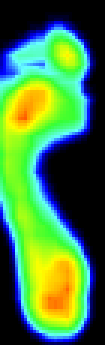
#> input picture finalMergeCode/Segemtation/demo/demo0.bmp, 35 x 115 px (shown 3 times larger)
$ jupyter execute developingContourOfAnImage.ipynb
#> lines starting #> are read from the running program, lines starting #| are printed output that depends on the picture; after the words box and inside, x2 and y2 are one past the last pixel; in counts of white or black regions, pixels touching at a corner belong together
# PHASE 2

## Segmentation
### In this process we have taken the preprocessed cumulative foot pressure images and have successfully applied contour detection technique on it. The Resulted image       is in gray scale with continuous point joined,seperating the black background from it .

## I. Library Imported

### (i)Open CV library imported as shown below is a programming function and used it for detecting Contours.
### (ii)Secondly Matplotlib ,it is a plotting library and is a extension for NumPy Library.
### (iii)Thirdly NumPy Library had been imported for Operating on images that had been used.

[cell 1]
import cv2

import matplotlib.pyplot as plt

import numpy as np

### Next we have applied 'imread' operation present in Open CV module for reading the  particular image . It read the image in BGR format.

[cell 2]
img = cv2.imread("demo/demo0.bmp")
#> img is the input picture: shape (115, 35, 3); mean B, G, R 70, 128.8, 71.2

### Secondly, 'Imshow' operation present in matplotlib had been applied for displaying the image with co-ordinate axis along with it.

[cell 3]
plt.imshow(img)

### The "cvtColor" method is used to convert the BGR image into grayscale image . In grayscale,it is eaiser to manipulate the array of that image.
### This "cvtColor" method takes four parameter which are src,code,dst,dstcn. We had use only the src which is source and the code parameter.
### "src" takes the image and the code in this operation ."cv2.COLOR_BGR2GRAY" converts the color space of a particular image into grayscale

[cell 4]
imgray = cv2.cvtColor(img, cv2.COLOR_BGR2GRAY)
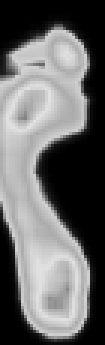
#> imgray: shape (115, 35) (shown 3 times larger); min 0, max 225, mean 104.9

### Again the "imshow" method is used here but in this case along with the converted grayscale image ,"cmap" function is used as a parameter to imshow .
### This "cmap" function , it is a color mapping function used for plotting the image, Here in Gray it had been plotted

[cell 5]
plt.imshow(imgray,cmap='gray')

## Finding Contours

### Here the contours and hierarchy are two different variable .
### "Contours" ,it store the feature like area,perimeter etc
### "Hierarchy" ,basically contain the different level contours.

### cv.findContours() is used to detect object loaction .In the current given scenario only three parameter namily the InputArray , mode and the method is applied.

### cv2.RETR_CCOMP gives contours and organises them into outer and inner contours,here only single outline that is external contour is founded

### cv2.CHAIN_APPROX_SIMPLE is used for removing all redundant points and compresses the contour, thereby saving memory

[cell 6]
contours,hierarchy=cv2.findContours(imgray,cv2.RETR_CCOMP,cv2.CHAIN_APPROX_SIMPLE)
#> contours = 1 contour; box (x1, y1, x2, y2) and area: (0, 4, 33, 115) 2756

### External Contours

### Down Below "np.zeros" return a new array of shape of the imgray image

[cell 7]
external_contours=np.zeros(imgray.shape)

### "for" loop is used for looping over all the point of the given contour

### The "if" statement check  ith row and the third column of contour. If "-1" then the joining line had been found

### To draw the contours, cv2.drawContours function is used. (In our case individual contour)
### The "cv2.drawContours" last parameter -1 is thickness, when negative it fills the inside, when positive it just draws the line. Basically this happens in the last drawcontours

[cell 8]
for i in range(len(contours)):
    if hierarchy[0][i][3] ==-1:
        cv2.drawContours(external_contours,contours,i,255,-1)
#> this loop made 1 pass
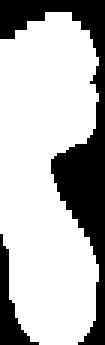
#> external_contours: shape (115, 35) float64 (shown 3 times larger); 71.9% white; 2 black regions, box (x1, y1, x2, y2) and area: (0, 0, 35, 115) 971, (0, 78, 13, 115) 162

$ run again, with finalMergeCode/Segemtation/demo/demo1.bmp copied over finalMergeCode/Segemtation/demo/demo0.bmp
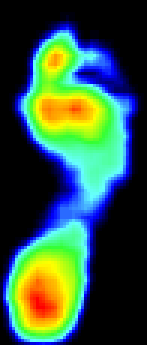
#> input picture finalMergeCode/Segemtation/demo/demo1.bmp, 49 x 115 px (shown 3 times larger)
#> img is the input picture: shape (115, 49, 3); mean B, G, R 69.5, 87.2, 52.4
#> `imgray = cv2.cvtColor(img, cv2.COLOR_BGR2GRAY)`:
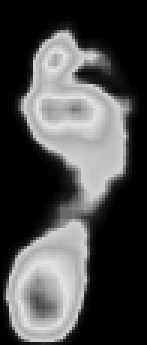
#> imgray: shape (115, 49) (shown 3 times larger); min 0, max 225, mean 74.7
#> contours = 1 contour; box (x1, y1, x2, y2) and area: (0, 4, 48, 115) 3178
#> the loop `for i in range(len(contours)):` made 1 pass
#> after the loop `for i in range(len(contours)):`:
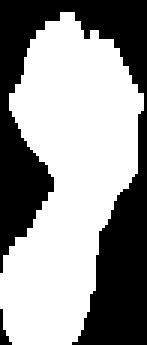
#> external_contours: shape (115, 49) float64 (shown 3 times larger); 58.9% white; 2 black regions, box (x1, y1, x2, y2) and area: (0, 0, 49, 115) 2294, (0, 103, 4, 115) 21

$ run again, with finalMergeCode/Segemtation/demo/demo2.bmp copied over finalMergeCode/Segemtation/demo/demo0.bmp
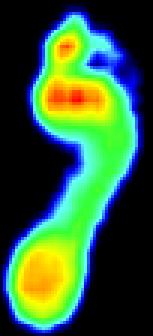
#> input picture finalMergeCode/Segemtation/demo/demo2.bmp, 51 x 112 px (shown 3 times larger)
#> img is the input picture: shape (112, 51, 3); mean B, G, R 60.1, 96, 54.3
#> `imgray = cv2.cvtColor(img, cv2.COLOR_BGR2GRAY)`:
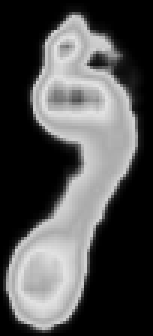
#> imgray: shape (112, 51) (shown 3 times larger); min 0, max 225, mean 79.4
#> contours = 1 contour; box (x1, y1, x2, y2) and area: (0, 1, 49, 112) 3188
#> the loop `for i in range(len(contours)):` made 1 pass
#> after the loop `for i in range(len(contours)):`:
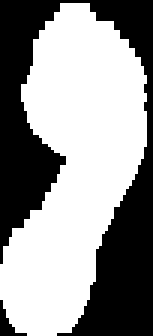
#> external_contours: shape (112, 51) float64 (shown 3 times larger); 58.3% white; 2 black regions, box (x1, y1, x2, y2) and area: (0, 0, 51, 112) 2346, (0, 100, 9, 112) 38
